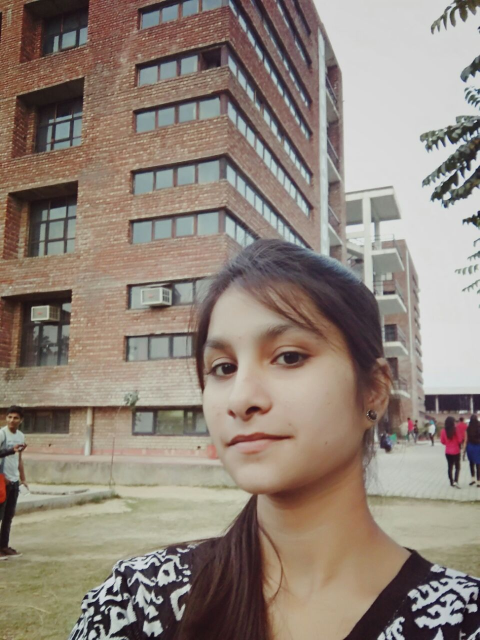
#> input picture bhawna.jpg, 959 x 1280 px (shown at 1/2 size)
$ jupyter execute --allow-errors testing_on_notebook.ipynb
#> lines starting #> are read from the running program, lines starting #| are printed output that depends on the picture
[cell 1]
#ref :https://github.com/ProGamerGov/Torch-Models
#ref :https://www.pyimagesearch.com/2018/08/27/neural-style-transfer-with-opencv/
import imutils
import cv2
import os
import numpy as np
#> (the rest of this cell did not finish here and is left out)

[cell 2]
# load the input image, resize it to have a width of 600 pixels, and
# then grab the image dimensions
#give image location
image = cv2.imread('bhawna.jpg')
#> image is the input picture: shape (1280, 959, 3); mean B, G, R 121.2, 131.7, 144.4
image = imutils.resize(image, width=600)
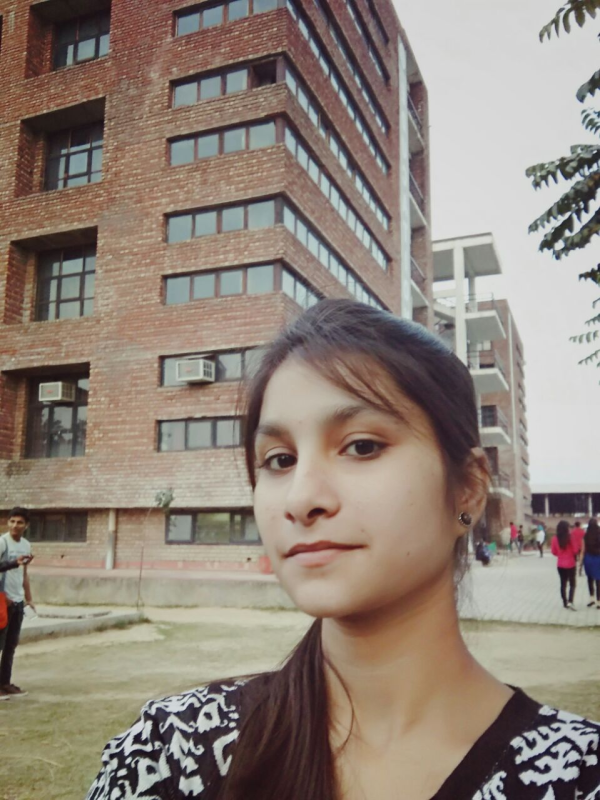
#> image: shape (800, 600, 3); mean B, G, R 121.2, 131.7, 144.4
(h, w) = image.shape[:2]
#> h = 800; w = 600
